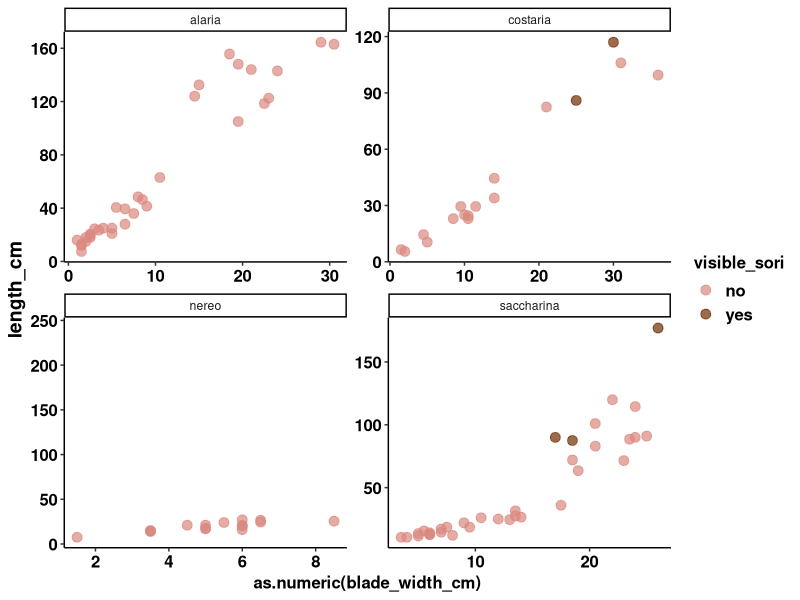
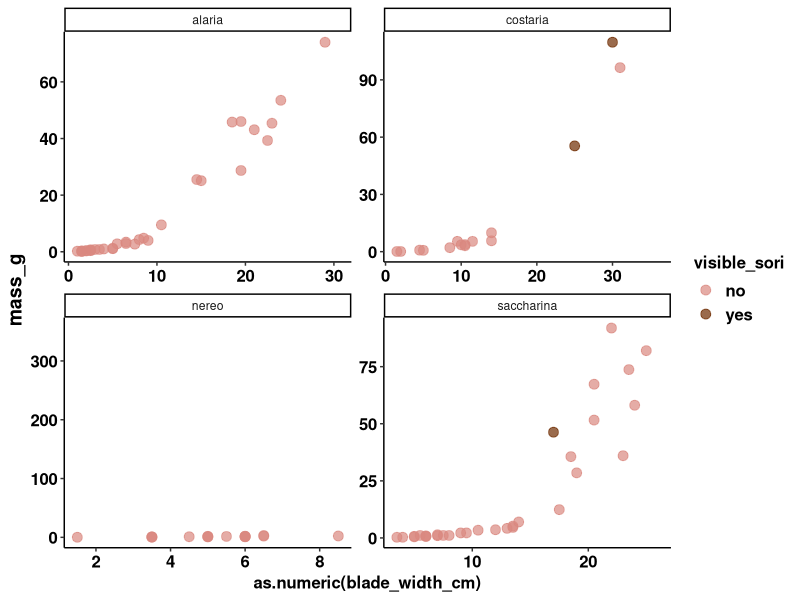
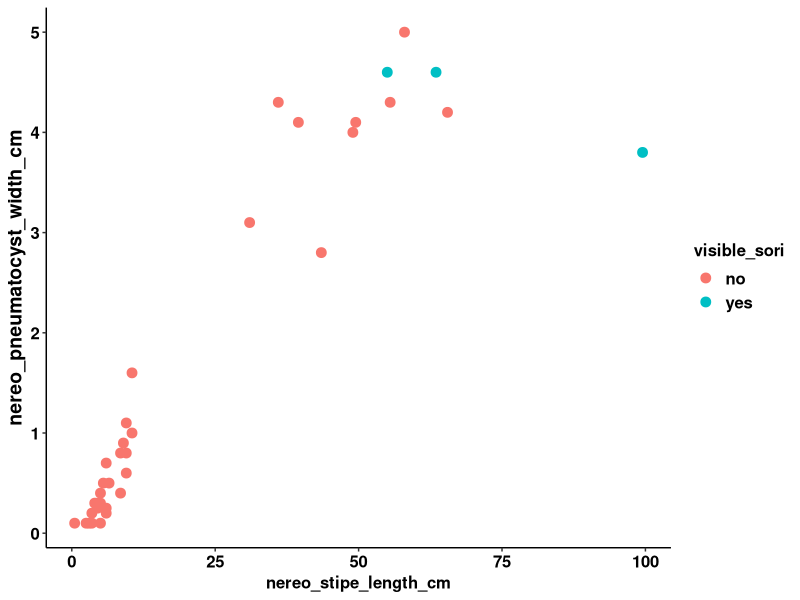
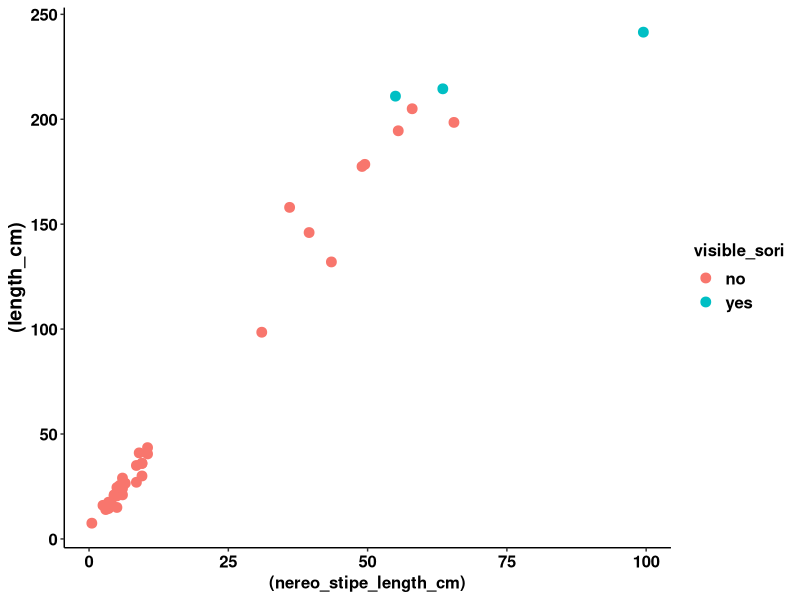
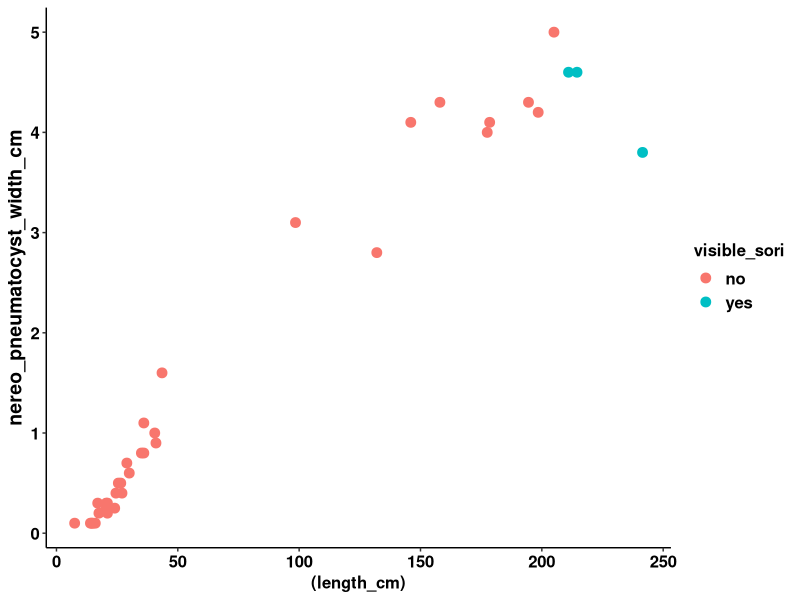

The R script that drew these images, in order:
##### SET UP ######
library(readxl)
library(tidyverse)
library(plyr)
library(ggplot2)+theme_set(theme_classic()+
                             theme(strip.background = element_rect(fill="white"),
                                   axis.text.y = element_text(colour = "black", size = 12, face = "bold"),
                                   axis.text.x = element_text(colour = "black", face = "bold", size = 12),
                                   legend.text = element_text(size = 12, face ="bold", colour ="black"),
                                   legend.position = "right", axis.title.y = element_text(face = "bold", size = 14),
                                   axis.title = element_text(face = "bold", size = 12, colour = "black"),
                                   legend.title = element_text(size = 12, colour = "black", face = "bold")))


## set filepath
#siobhan
setwd("C:/Users/siobh/OneDrive - The University Of British Columbia/Project - Seaweed Seasonality Transects/seaweed_seasonality_2021-09-05/git_GW_seaweed_seasonality_transects")

## read in file
raw_phenology = read_excel("GW_kelp_phenology_data.xlsx")

###### DATA FORMAT ######
raw_phenology$sampling_date = as.Date(paste0(raw_phenology$year,"-",raw_phenology$month,"-", raw_phenology$day))

sum_phenology = ddply(raw_phenology, c("species","sampling_date"),
                      summarise,
                      n.kelp = length(length_cm),  ## summary stats
                      mean.length = mean(length_cm),
                      mean.width = mean(blade_width_cm),
                      mean.NS = mean(nereo_stipe_length_cm),
                      mean.NW = mean(nereo_pneumatocyst_width_cm),
                      mean.mass = mean(mass_g),
                      sd.mass = sd(mass_g)) %>% 
 mutate(se.mass= sd.mass/sqrt(n.kelp),
                  error95.mass = 1.960*(se.mass)) ## 95 % confidence intervals 



##### BUBBLE GRAPHS #####

## all the kelps
ggplot(raw_phenology, aes(x=as.numeric(blade_width_cm), y=length_cm, color=visible_sori))+
  geom_point(alpha=0.7, cex=3)+
  scale_color_manual(values=c("#D98880","#6E2C00"))+
  facet_wrap(.~species, scales="free")


## all the kelps
ggplot(raw_phenology, aes(x=as.numeric(blade_width_cm), y=mass_g, 
                          color=visible_sori))+
  geom_point(alpha=0.7, cex=3)+
  scale_color_manual(values=c("#D98880","#6E2C00"))+
  facet_wrap(.~species, scales="free")


## nereo
nereo = subset(raw_phenology, raw_phenology$species=="nereo")

ggplot(nereo, aes(x=nereo_stipe_length_cm, y = nereo_pneumatocyst_width_cm, 
                  color=visible_sori))+
  geom_point(cex=3)


ggplot(nereo, aes(x=(nereo_stipe_length_cm), y=(length_cm), 
                  color=visible_sori))+
  geom_point(cex=3)

ggplot(nereo, aes(x=(length_cm), y = nereo_pneumatocyst_width_cm, 
                  color=visible_sori))+
  geom_point(cex=3)


##### LINE GRAPHS #####
